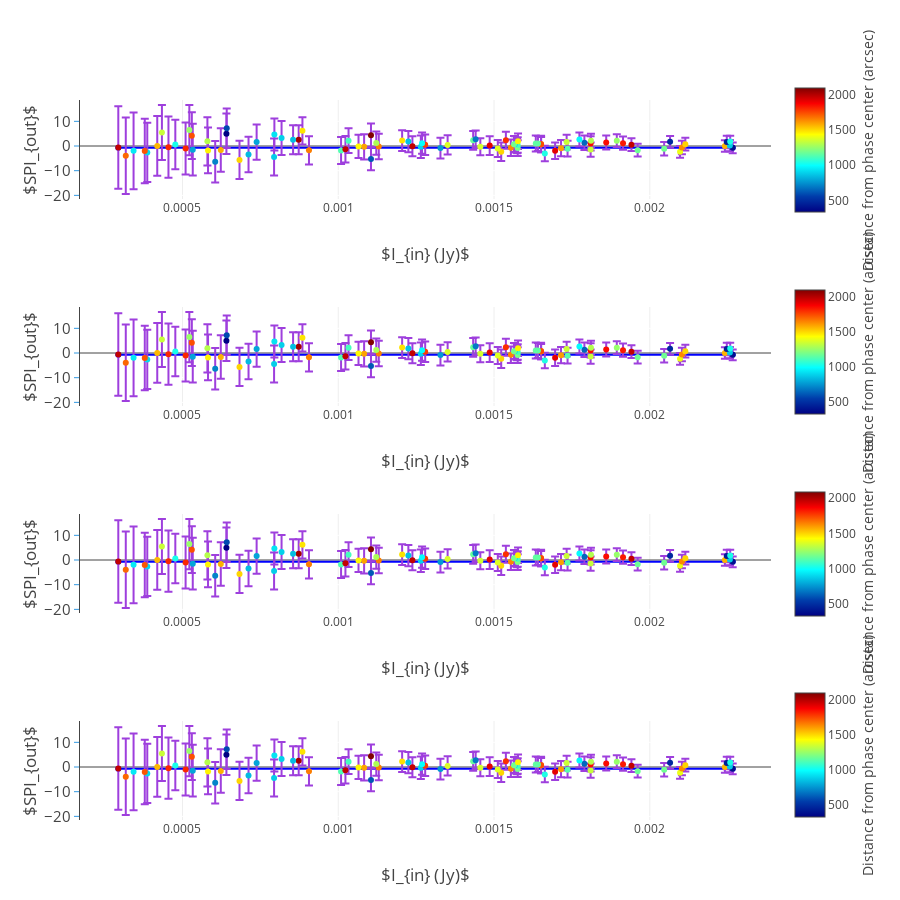

The notebook cell saved with this chart:
### Markdown cell above
## Spectral Index Measurements

### Code cell
data = []
im_titles =[]
flux_im = dict()
for input_model, output_model in models_compare.items():
    header = output_model[:-9]
#    im_titles.append('<b>{:s} spi measure</b>'.format(header.upper()))

fig = tools.make_subplots(rows=len(models_compare.keys()), cols=1, shared_yaxes=False, print_grid=False,
                          horizontal_spacing = 0.005, vertical_spacing = 0.15,
                          subplot_titles=im_titles)
i = -1
j = 0
counter = 0
flux_im = dict()
I_min_max = []
err_I_min_max = []
if results[header]['spi']:
    for input_model, output_model in models_compare.items():
        i += 1
        counter+=1
        I_in = []
        name_labels = []
        spi_in_data = []
        spi_out_data = []
        spi_err_data = []
        dist_from_phase = []
        for n in range(len(results[header]['spi'])):
            spi_out_data.append(results[header]['spi'][n][0])
            spi_err_data.append(results[header]['spi'][n][1])
            spi_in_data.append(results[header]['spi'][n][2])
            dist_from_phase.append(results[header]['spi'][n][3])
            I_in.append(results[header]['spi'][n][4])
            name_labels.append(results[header]['spi'][n][5])
        zipped_props = zip(spi_out_data, spi_err_data, spi_in_data, dist_from_phase, I_in, name_labels)
        (spi_out_data, spi_err_data, spi_in_data, dist_from_phase, I_in, name_labels) = zip(
            *sorted(zipped_props, key=lambda x: x[0]))
        spi_R_score = r2_score(spi_in_data, spi_out_data)
        spi_MSE = mean_squared_error(spi_in_data, spi_out_data)
        spi_out_in = [float(spi_out)/spi_in for spi_out,spi_in in zip(spi_out_data,spi_in_data)]
    #    fig.append_trace(go.Scatter(x=np.array([spi_out_data[0], spi_out_data[-1]]), showlegend=False,
    #                                y=np.array([spi_out_data[0], spi_out_data[-1]]), mode = 'line'), i+1, 1)
        fig.append_trace(go.Scatter(x=np.array([sorted(I_in)[0], sorted(I_in)[-1]]), showlegend=False,
                                    marker = dict(color = 'rgb(0,0,255)'),
                                    y=np.array([-.7,-.7]), mode = 'line'), i+1, 1)
        fig.append_trace(go.Scatter(x=np.array(I_in), y=np.array(spi_out_data),
                                    mode = 'markers', showlegend=False,
                                    text = name_labels, name = '%s flux_ratio' % heading,
                                    marker = dict(color = phase_center_dist, showscale=True, colorscale='Jet',
                                                  reversescale=False,
                                                  colorbar = dict(title='Distance from phase center (arcsec)',
                                                                  titleside ='right', len=0.2, y=0.93-j)
                                                 ),
                                    error_y=dict(type='data', array=spi_err_data,
                                                 color = 'rgb(158, 63, 221)', visible=True)), i+1, 1)
        fig['layout'].update(title='', height=900, width=900,
                             paper_bgcolor='rgb(255,255,255)', plot_bgcolor=bg_color,
                             legend=dict(x=0.8,y=1.0),)
        fig['layout'].update(
            {'yaxis{}'.format(counter):YAxis(title=u'$SPI_{out}$',gridcolor='rgb(255,255,255)',
            #range=[1,10],
            tickfont=dict(size=15),
            titlefont=dict(size=17),
            showgrid=True,
            showline=True,
            showticklabels=True,
            tickcolor='rgb(51,153,225)',
            ticks='outside',
            zeroline=True)})
        fig['layout'].update({'xaxis{}'.format(counter):XAxis(title='$I_{in} (Jy)$', position=0.0,
                                                                titlefont=dict(size=17),
                                                                overlaying='x')})
        fig['layout']['annotations'].update({ 'font':{'size': 10}})
        j +=0.28
    py.iplot(fig, filename='make-subplots-multiple-with-titles')
